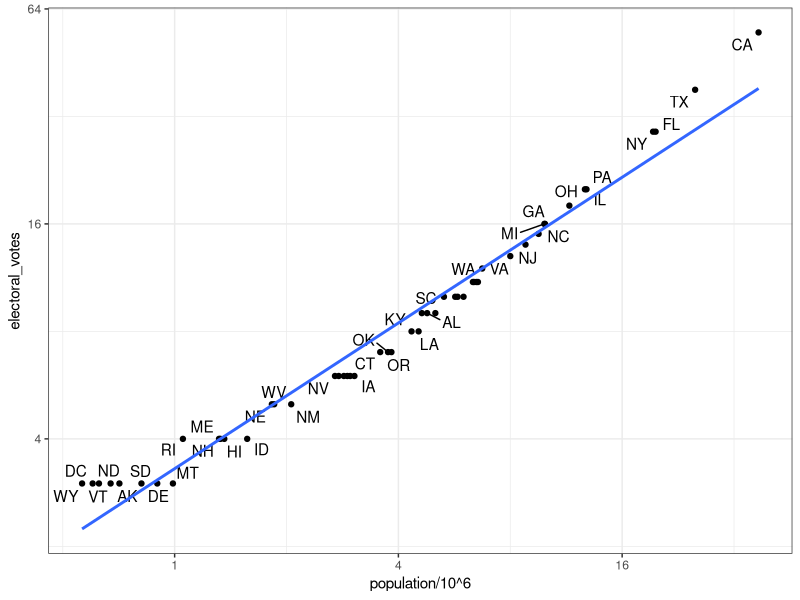

Write the R code that produced this figure. (Note: this script raises an error after producing the figure.)
# COMBINING TABLES - Code
# import US murders data
library(tidyverse)
library(ggrepel)
library(dslabs)
ds_theme_set()
data(murders)
head(murders)

# import US election results data
data(polls_us_election_2016)
head(results_us_election_2016)
identical(results_us_election_2016$state, murders$state)

# join the murders table and US election results table
tab <- left_join(murders, results_us_election_2016, by = "state")
head(tab)

# plot electoral votes versus population
tab %>% ggplot(aes(population/10^6, electoral_votes, label = abb)) +
  geom_point() +
  geom_text_repel() + 
  scale_x_continuous(trans = "log2") +
  scale_y_continuous(trans = "log2") +
  geom_smooth(method = "lm", se = FALSE)

# make two smaller tables to demonstrate joins
tab1 <- slice(murders, 1:6) %>% select(state, population)
tab1
tab2 <- slice(results_us_election_2016, c(1:3, 5, 7:8)) %>% select(state, electoral_votes)
tab2

# experiment with different joins
left_join(tab1, tab2)
tab1 %>% left_join(tab2)
tab1 %>% right_join(tab2)
inner_join(tab1, tab2)
semi_join(tab1, tab2)
anti_join(tab1, tab2)


# BINDING - Code
bind_cols(a = 1:3, b = 4:6)

tab1 <- tab[, 1:3]
tab2 <- tab[, 4:6]
tab3 <- tab[, 7:9]
new_tab <- bind_cols(tab1, tab2, tab3)
head(new_tab)

tab1 <- tab[1:2,]
tab2 <- tab[3:4,]
bind_rows(tab1, tab2)


# SET OPERATORS -Code
# intersect vectors or data frames
intersect(1:10, 6:15)
intersect(c("a","b","c"), c("b","c","d"))
tab1 <- tab[1:5,]
tab2 <- tab[3:7,]
intersect(tab1, tab2)

# perform a union of vectors or data frames
union(1:10, 6:15)
union(c("a","b","c"), c("b","c","d"))
tab1 <- tab[1:5,]
tab2 <- tab[3:7,]
union(tab1, tab2)

# set difference of vectors or data frames
setdiff(1:10, 6:15)
setdiff(6:15, 1:10)
tab1 <- tab[1:5,]
tab2 <- tab[3:7,]
setdiff(tab1, tab2)

# setequal determines whether sets have the same elements, regardless of order
setequal(1:5, 1:6)
setequal(1:5, 5:1)
setequal(tab1, tab2)


savehistory("Wrangling.R 5.2.2 TIDY DATA-- Combining Tables.txt")
